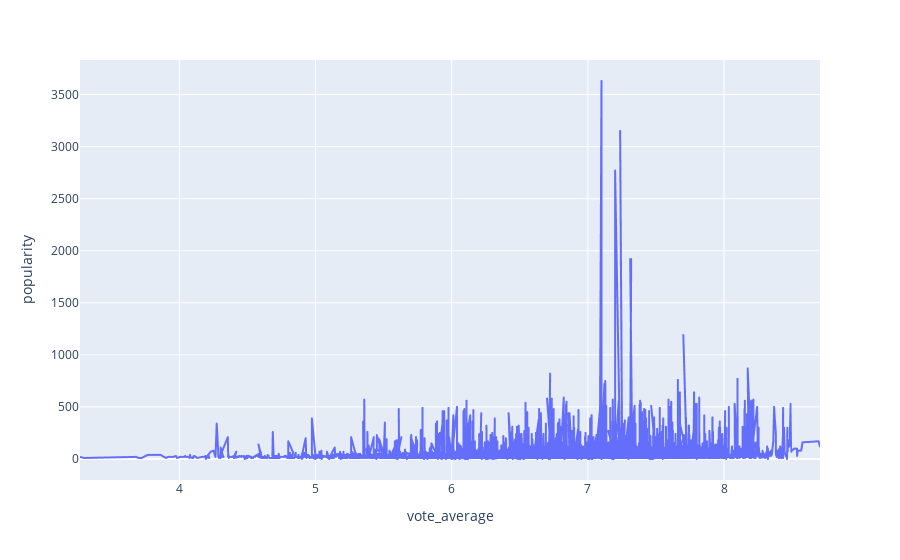

Notebook source saved alongside this figure:
### Code cell
fig = px.line(data, 'vote_average', 'popularity')
fig.show()

### Figure 1 — Plotly figure (JSON) as saved in the notebook; plotly's stock layout.template omitted (floating-point values rounded to 4 significant figures; data arrays with more than 128 entries replaced by an {"elided": "..."} marker saying what was removed)
{"data": [{"hovertemplate": "vote_average=%{x}<br>popularity=%{y}<extra></extra>", "legendgroup": "", "line": {"color": "#636efa", "dash": "solid"}, "marker": {"symbol": "circle"}, "mode": "lines", "name": "", "showlegend": false, "x": {"elided": "9397 float values"}, "xaxis": "x", "y": {"elided": "9397 int values"}, "yaxis": "y", "type": "scattergl"}], "layout": {"xaxis": {"anchor": "y", "domain": [0, 1], "title": {"text": "vote_average"}}, "yaxis": {"anchor": "x", "domain": [0, 1], "title": {"text": "popularity"}}, "legend": {"tracegroupgap": 0}, "margin": {"t": 60}}}
